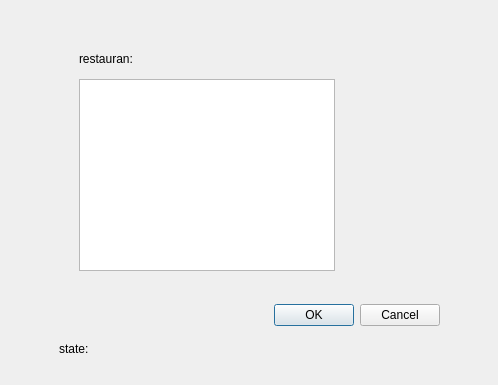
<?xml version="1.0" encoding="UTF-8"?>
<ui version="4.0">
 <class>detailDialog</class>
 <widget class="QDialog" name="detailDialog">
  <property name="geometry">
   <rect>
    <x>0</x>
    <y>0</y>
    <width>498</width>
    <height>385</height>
   </rect>
  </property>
  <property name="windowTitle">
   <string>Dialog</string>
  </property>
  <widget class="QWidget" name="widget" native="true">
   <property name="geometry">
    <rect>
     <x>9</x>
     <y>9</y>
     <width>481</width>
     <height>371</height>
    </rect>
   </property>
   <widget class="QLabel" name="label">
    <property name="geometry">
     <rect>
      <x>-2</x>
      <y>-5</y>
      <width>481</width>
      <height>381</height>
     </rect>
    </property>
    <property name="maximumSize">
     <size>
      <width>16777215</width>
      <height>16777215</height>
     </size>
    </property>
    <property name="autoFillBackground">
     <bool>false</bool>
    </property>
    <property name="styleSheet">
     <string notr="true">border-image: url(:/resources/img/pexels-negative-space-34650.jpg);
border -radius:20px;</string>
    </property>
    <property name="text">
     <string/>
    </property>
   </widget>
   <widget class="QListView" name="listView">
    <property name="geometry">
     <rect>
      <x>70</x>
      <y>70</y>
      <width>256</width>
      <height>192</height>
     </rect>
    </property>
   </widget>
   <widget class="QLabel" name="label_state">
    <property name="geometry">
     <rect>
      <x>50</x>
      <y>330</y>
      <width>171</width>
      <height>20</height>
     </rect>
    </property>
    <property name="text">
     <string>state: </string>
    </property>
   </widget>
   <widget class="QLabel" name="label_restaurant">
    <property name="geometry">
     <rect>
      <x>70</x>
      <y>40</y>
      <width>311</width>
      <height>20</height>
     </rect>
    </property>
    <property name="styleSheet">
     <string notr="true">background-color: qlineargradient(spread:reflect, x1:0, y1:0, x2:1, y2:0, stop:1 rgba(0, 0, 0, 0));</string>
    </property>
    <property name="text">
     <string>restauran:     </string>
    </property>
   </widget>
   <widget class="QDialogButtonBox" name="buttonBox">
    <property name="geometry">
     <rect>
      <x>90</x>
      <y>290</y>
      <width>341</width>
      <height>32</height>
     </rect>
    </property>
    <property name="styleSheet">
     <string notr="true"/>
    </property>
    <property name="orientation">
     <enum>Qt::Horizontal</enum>
    </property>
    <property name="standardButtons">
     <set>QDialogButtonBox::Cancel|QDialogButtonBox::Ok</set>
    </property>
   </widget>
  </widget>
 </widget>
 <resources/>
 <connections/>
</ui>
